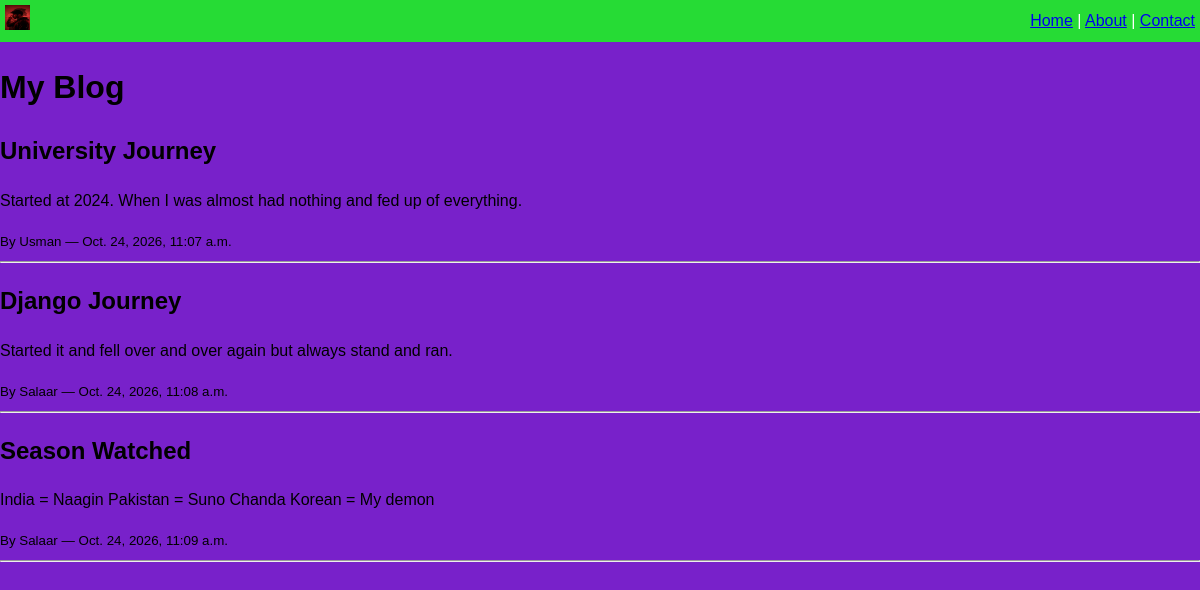
The page / on the database its author committed.
### blog/models.py (models this page shows, shortened)
class Post(models.Model):
    title = models.CharField(max_length=200)
    content = models.TextField()
    date_created = models.DateTimeField(auto_now_add=True)
    author = models.CharField(max_length=100)

### blog/views.py (the view)
# urls.py: path('', views.index, name='index'),
def index(request):
    posts = Post.objects.all()
    context = {
        'posts': posts
    }
    return render(request, 'blog/index.html', context)

### blog/templates/blog/index.html
{% extends "blog/base.html" %}
{% block content %}
    <h1>My Blog</h1>
    {% for post in posts %}
        <div>
            <h2>{{ post.title }}</h2>
            <p>{{ post.content }}</p>
            <small>By {{ post.author }} — {{ post.date_created }}</small>
        </div>
        <hr>
    {% endfor %}
{% endblock %}

### blog/templates/blog/base.html (shortened to what this page needs)
{% load static %}
<!DOCTYPE html>
<html>
<head>
    <link rel="stylesheet" type="text/css" href="{% static 'css/style.css' %}">
</head>
<body>
    <nav>
        <div>
            <img src="{% static 'images/Me.jfif' %}" alt="Profile Image" width="25" height="25">
        </div>
        <div>
            <a href="/home">Home</a> |
            <a href="/about">About</a> |
            <a href="/contact">Contact</a>
        </div>
    </nav>
    {% block content %}{% endblock%}
</body>
</html>

### blog/static/css/style.css (style rules this page uses)
body { font-family: Tahoma,Arial, sans-serif; line-height: 1.5; margin: 0; background-color: #7821ca; }
nav { background-color: #26db35; color: #fff; padding: 5px; display: flex; align-items: center; justify-content: space-between; }

### rows shown on the page
Post: title "University Journey", content "Started at 2024. When I was almost had nothing and fed up of everything.", author "Usman", date_created "Oct. 24, 2026, 11:07 a.m."
Post: title "Django Journey", content "Started it and fell over and over again but always stand and ran.", author "Salaar", date_created "Oct. 24, 2026, 11:08 a.m."
Post: title "Season Watched", content "India = Naagin Pakistan = Suno Chanda Korean = My demon", author "Salaar", date_created "Oct. 24, 2026, 11:09 a.m."
